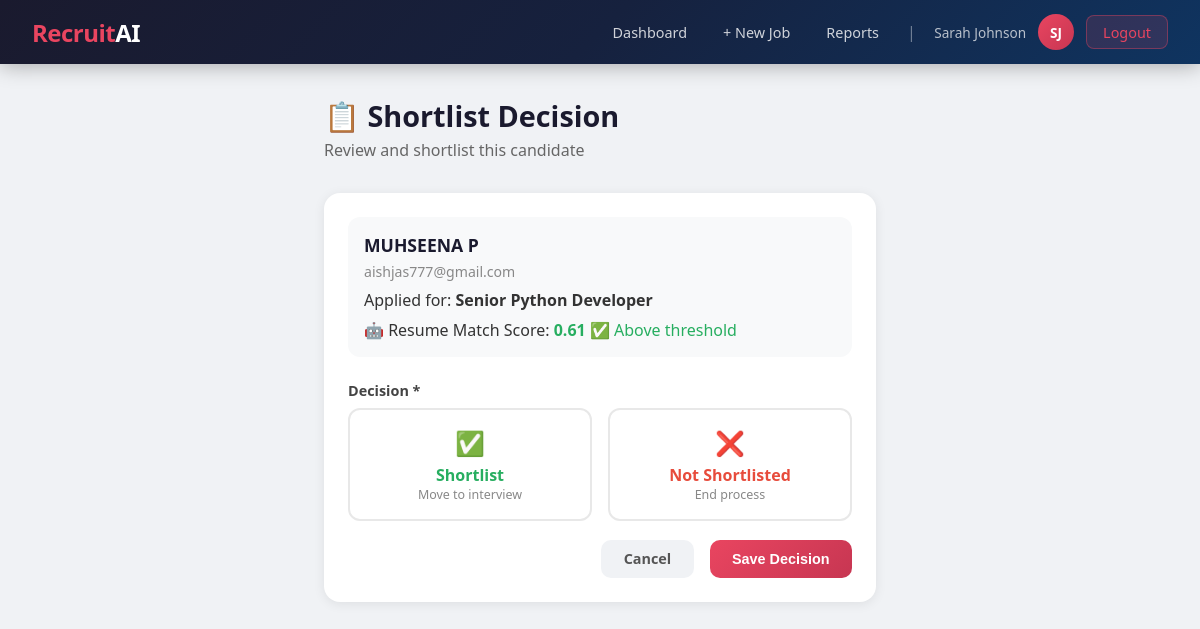
Screenshot of /hr/applications/1/shortlist/ (signed in) with the database file from the repository.
### core/models.py (models this page shows, shortened)
class Application(models.Model):
    STATUS_CHOICES = [
        ('applied', 'Applied'),
        ('not_shortlisted', 'Not Shortlisted'),
        ('shortlisted', 'Shortlisted'),
        ('technical_scheduled', 'Technical Interview Scheduled'),
        ('technical_completed', 'Technical Interview Completed'),
        ('hr_scheduled', 'HR Interview Scheduled'),
        ('hr_completed', 'HR Interview Completed'),
        ('system_recommended', 'System Recommended'),
        ('selected', 'Selected'),
        ('rejected', 'Rejected'),
    ]
    RECOMMENDATION_CHOICES = [
        ('selected', 'Selected'),
        ('rejected', 'Rejected'),
    ]
    job = models.ForeignKey(
        Job,
        on_delete=models.CASCADE,
        related_name='applications'
    )
    candidate = models.ForeignKey(
        User,
        on_delete=models.CASCADE,
        related_name='applications'
    )
    resume = models.FileField(
        upload_to='resumes/'
    )
    resume_text = models.TextField(
        blank=True
    )
    status = models.CharField(
        max_length=30,
        choices=STATUS_CHOICES,
        default='applied',
        null=False,
        blank=False
    )
    rank = models.IntegerField(
        null=True,
        blank=True
    )
    applied_at = models.DateTimeField(
        auto_now_add=True
    )
    updated_at = models.DateTimeField(
        auto_now=True
    )
    resume_score = models.FloatField(
        null=True,
        blank=True
    )
    missing_skills = models.TextField(
        blank=True
    )
    rejection_reason = models.TextField(
        blank=True
    )
    technical_date = models.DateField(
        null=True,
        blank=True
    )
    technical_time = models.TimeField(
        null=True,
        blank=True
    )
    technical_interviewer = models.CharField(
        max_length=100,
        blank=True
    )
    technical_score = models.FloatField(
        null=True,
        blank=True
    )
    technical_attended = models.BooleanField(
        null=True,
        blank=True
    )
    technical_feedback = models.TextField(
        blank=True
    )
    hr_date = models.DateField(
        null=True,
        blank=True
    )
    hr_time = models.TimeField(
        null=True,
        blank=True
    )
    hr_interviewer = models.CharField(
        max_length=100,
        blank=True
    )
    hr_score = models.FloatField(
        null=True,
        blank=True
    )
    hr_attended = models.BooleanField(
        null=True,
        blank=True
    )
    hr_feedback = models.TextField(
        blank=True
    )
    final_score = models.FloatField(
        null=True,
        blank=True
    )
    system_recommendation = models.CharField(
        max_length=10,
        choices=RECOMMENDATION_CHOICES,
        null=True,
        blank=True
    )
    final_decision = models.CharField(
        max_length=10,
        choices=RECOMMENDATION_CHOICES,
        null=True,
        blank=True
    )
    hr_decision_notes = models.TextField(
        blank=True
    )
    class Meta:
        unique_together = ('job', 'candidate')
        ordering = ['-resume_score']

class Job(models.Model):
    hr = models.ForeignKey(
        User,
        on_delete=models.CASCADE,
        related_name='jobs'
    )
    title = models.CharField(
        max_length=200
    )
    required_skills = models.TextField(
        help_text="Comma-separated skills"
    )
    required_experience = models.CharField(
        max_length=100
    )
    description = models.TextField()
    start_date = models.DateField(
        null=True,
        blank=True
    )
    end_date = models.DateField(
        null=True,
        blank=True
    )
    created_at = models.DateTimeField(
        auto_now_add=True
    )
    updated_at = models.DateTimeField(
        auto_now=True
    )

### core/views.py (the view)
    @login_required
    def wrapper(request, *args, **kwargs):
        if not hasattr(request.user, 'profile') or not request.user.profile.is_hr():
            messages.error(request, "Access denied. HR only.")
            return redirect('dashboard')
        return func(request, *args, **kwargs)

### core/models.py (called while the page is built)
    def is_hr(self):
        return self.role == 'hr'

### core/views.py (called while the page is built)
def require_hr(func):
    @login_required
    def wrapper(request, *args, **kwargs):
        if not hasattr(request.user, 'profile') or not request.user.profile.is_hr():
            messages.error(request, "Access denied. HR only.")
            return redirect('dashboard')
        return func(request, *args, **kwargs)
    wrapper.__name__ = func.__name__
    return wrapper

@require_hr
def shortlist_candidate(request, pk):
    application = get_object_or_404(Application, pk=pk, job__hr=request.user)
    if request.method == 'POST':
        form = ShortlistForm(request.POST, instance=application)
        if form.is_valid():
            form.save()
            messages.success(request, f"Status updated to: {application.get_status_display()}")
            return redirect('job_applicants', pk=application.job.pk)
    else:
        form = ShortlistForm(instance=application)
    return render(request, 'core/shortlist.html', {
        'application': application,
        'form': form
    })

### core/templates/core/shortlist.html (shortened to what this page needs)
{% extends 'core/base.html' %}
{% block content %}
<div class="container" style="max-width:600px;">
    <div class="page-header">
        <h1>📋 Shortlist Decision</h1>
        <p>Review and shortlist this candidate</p>
    </div>
    <div class="card">
        <div style="background:#f8f9fa; border-radius:12px; padding:1rem; margin-bottom:1.5rem;">
            <div style="font-weight:700; font-size:1.1rem; color:#1a1a2e;">
                {{ application.candidate.get_full_name|default:application.candidate.username }}
            </div>
            <div style="color:#888; font-size:0.88rem; margin-top:0.3rem;">{{ application.candidate.email }}</div>
            <div style="margin-top:0.5rem;">
                Applied for: <strong>{{ application.job.title }}</strong>
            </div>
            {% if application.resume_score is not None %}
            <div style="margin-top:0.5rem;">
                🤖 Resume Match Score:
                <strong style="color:{% if application.resume_score >= 0.6 %}#27ae60{% else %}#e74c3c{% endif %}">
                    {{ application.resume_score|floatformat:2 }}
                </strong>
                {% if application.resume_score >= 0.6 %}
                <span style="color:#27ae60;">✅ Above threshold</span>
                {% else %}
                <span style="color:#e74c3c;">❌ Below threshold</span>
                {% endif %}
            </div>
            {% endif %}
        </div>
        <form method="post">
            <div class="form-group">
                <label class="form-label">Decision *</label>
                <div style="display:flex; gap:1rem; margin-top:0.5rem;">
                    <label style="flex:1; cursor:pointer; padding:1rem; border:2px solid #e8e8e8; border-radius:12px; text-align:center; transition:all 0.2s;">
                        <div style="font-size:1.5rem;">✅</div>
                        <div style="font-weight:600; color:#27ae60; margin-top:0.3rem;">Shortlist</div>
                        <div style="font-size:0.78rem; color:#888;">Move to interview</div>
                    </label>
                    <label style="flex:1; cursor:pointer; padding:1rem; border:2px solid #e8e8e8; border-radius:12px; text-align:center; transition:all 0.2s;">
                        <div style="font-size:1.5rem;">❌</div>
                        <div style="font-weight:600; color:#e74c3c; margin-top:0.3rem;">Not Shortlisted</div>
                        <div style="font-size:0.78rem; color:#888;">End process</div>
                    </label>
                </div>
            </div>
            <div style="display:flex; gap:1rem; justify-content:flex-end; margin-top:1rem;">
                <a href="{% url 'job_applicants' application.job.pk %}" class="btn btn-secondary">Cancel</a>
                <button type="submit" class="btn btn-primary">Save Decision</button>
            </div>
        </form>
    </div>
</div>
{% endblock %}

### core/templates/core/base.html (shortened to what this page needs)
<!DOCTYPE html>
<html lang="en">
<head>
</head>
<body>
{% if user.is_authenticated %}
<nav class="navbar">
    <a href="{% url 'dashboard' %}" class="navbar-brand">Recruit<span>AI</span></a>
    <div class="navbar-nav">
        {% if user.profile.is_hr %}
            <a href="{% url 'hr_dashboard' %}" class="nav-link">Dashboard</a>
            <a href="{% url 'create_job' %}" class="nav-link">+ New Job</a>
            <a href="{% url 'hr_reports' %}" class="nav-link">Reports</a>
        {% else %}
            <a href="{% url 'candidate_dashboard' %}" class="nav-link">My Applications</a>
            <a href="{% url 'job_list' %}" class="nav-link">Browse Jobs</a>
        {% endif %}
        <span style="color:rgba(255,255,255,0.4); padding: 0 0.5rem;">|</span>
        <span class="nav-username">{{ user.get_full_name|default:user.username }}</span>
        <a href="{% url 'view_profile' %}" class="nav-avatar" title="View Profile">
            {{ user.first_name|first|upper }}{{ user.last_name|first|upper }}
        </a>
        <a href="{% url 'logout' %}" class="btn-logout" style="margin-left:0.5rem;">Logout</a>
    </div>
</nav>
{% endif %}
{% block content %}{% endblock %}
</body>
</html>

### core/templates/core/base.html (style rules this page uses)
* { box-sizing: border-box; margin: 0; padding: 0; }
body { font-family: 'Segoe UI', sans-serif; background: #f0f2f5; color: #333; min-height: 100vh; }
.navbar { background: linear-gradient(135deg, #1a1a2e 0%, #16213e 50%, #0f3460 100%); padding: 0 2rem; display: flex; align-items: center; justify-content: space-between; height: 64px; box-shadow: 0 2px 20px rgba(0,0,0,0.3); position: sticky; top: 0; z-index: 100; }
.navbar-brand { color: #e94560; font-size: 1.5rem; font-weight: 800; text-decoration: none; letter-spacing: -0.5px; }
.navbar-brand span { color: #fff; }
.navbar-nav { display: flex; gap: 0.25rem; align-items: center; }
.nav-link { color: rgba(255,255,255,0.8); text-decoration: none; padding: 0.5rem 1rem; border-radius: 8px; font-size: 0.9rem; transition: all 0.2s; }
.btn-logout { background: rgba(233,69,96,0.15); border: 1px solid rgba(233,69,96,0.4); color: #e94560; padding: 0.4rem 1rem; border-radius: 8px; cursor: pointer; font-size: 0.9rem; text-decoration: none; transition: all 0.2s; }
.nav-avatar { width: 36px; height: 36px; border-radius: 50%; background: linear-gradient(135deg, #e94560, #c73652); color: #fff; display: flex; align-items: center; justify-content: center; font-weight: 700; font-size: 0.85rem; cursor: pointer; text-decoration: none; margin-left: 0.5rem; transition: all 0.2s; }
.nav-username { color: rgba(255,255,255,0.7); font-size: 0.85rem; margin-left: 0.4rem; }
.container { max-width: 1200px; margin: 2rem auto; padding: 0 1.5rem; }
.page-header { margin-bottom: 2rem; }
.page-header h1 { font-size: 1.8rem; color: #1a1a2e; font-weight: 700; }
.page-header p { color: #666; margin-top: 0.25rem; }
.card { background: #fff; border-radius: 16px; box-shadow: 0 2px 12px rgba(0,0,0,0.08); padding: 1.5rem; margin-bottom: 1.5rem; }
.btn { display: inline-block; padding: 0.6rem 1.4rem; border-radius: 10px; font-size: 0.9rem; font-weight: 600; cursor: pointer; border: none; text-decoration: none; transition: all 0.2s; }
.btn-primary { background: linear-gradient(135deg, #e94560, #c73652); color: #fff; }
.btn-secondary { background: #f0f2f5; color: #555; }
.form-group { margin-bottom: 1.2rem; }
.form-label { display: block; font-weight: 600; margin-bottom: 0.4rem; color: #444; font-size: 0.9rem; }

### rows the page displays
Application: candidate.get_full_name "MUHSEENA P", candidate.email "aishjas777@gmail.com", job "Senior Python Developer", resume_score "0.61"

### other values shown
{{ user.get_full_name|default:user.username }} "Sarah Johnson"
{{ user.first_name|first|upper }} "S"
{{ user.last_name|first|upper }} "J"
